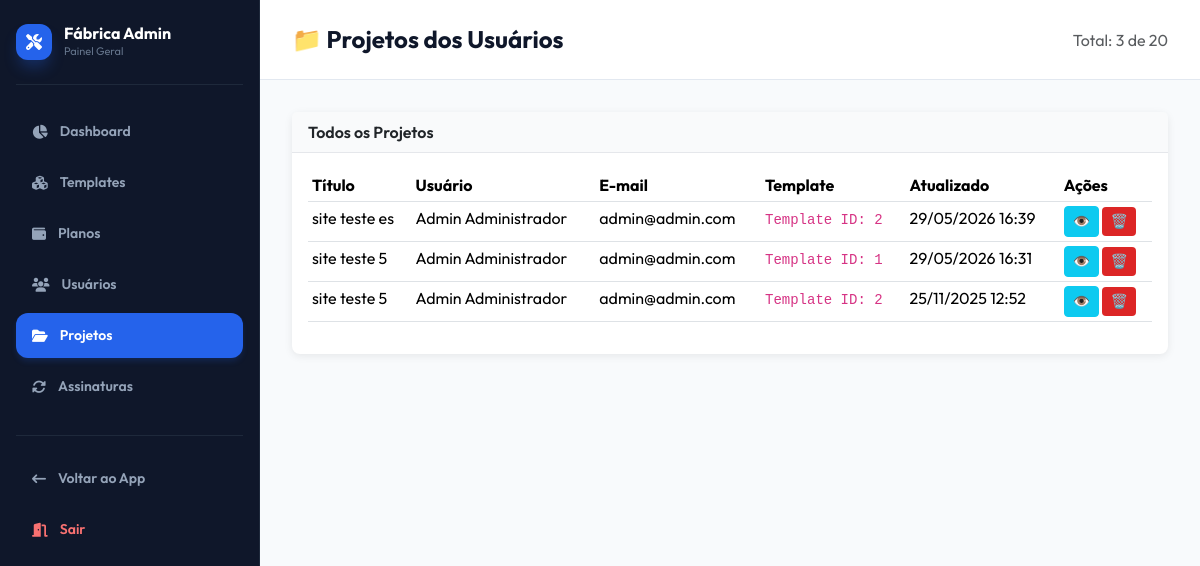
The app's page /projects (signed in), older data.
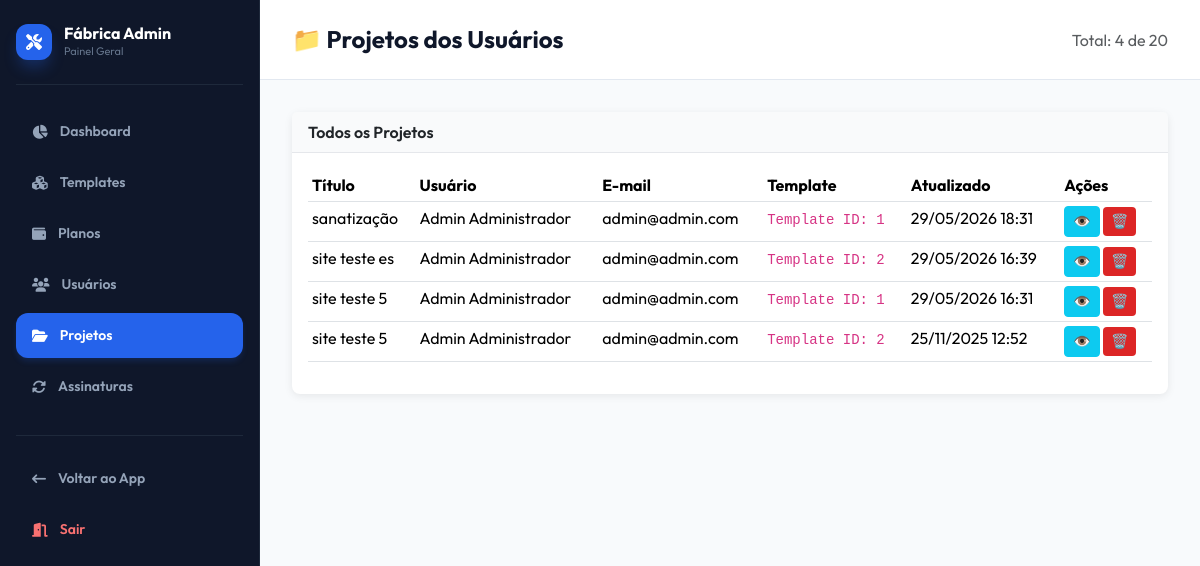
The same page, newer data.
### tables this page shows
CREATE TABLE projects (
                id INTEGER PRIMARY KEY AUTOINCREMENT,
                user_id INTEGER NOT NULL,
                template_id INTEGER,
                name TEXT NOT NULL,
                description TEXT,
                custom_domain TEXT UNIQUE,
                subdomain TEXT UNIQUE,
                preview_url TEXT,
                published_url TEXT,
                html_content LONGTEXT,
                downloads_count INTEGER DEFAULT 0,
                views_count INTEGER DEFAULT 0,
                status TEXT DEFAULT 'draft' CHECK(status IN ('draft', 'published', 'archived', 'deleted')),
                is_published INTEGER DEFAULT 0,
                created_at DATETIME DEFAULT CURRENT_TIMESTAMP,
                updated_at DATETIME DEFAULT CURRENT_TIMESTAMP,
                deleted_at DATETIME, seo_title TEXT DEFAULT NULL, seo_description TEXT DEFAULT NULL, seo_image TEXT DEFAULT NULL,
                FOREIGN KEY (user_id) REFERENCES users(id) ON DELETE CASCADE,
                FOREIGN KEY (template_id) REFERENCES templates_library(id) ON DELETE SET NULL
            );

CREATE TABLE users (
                id INTEGER PRIMARY KEY AUTOINCREMENT,
                name TEXT NOT NULL,
                email TEXT UNIQUE NOT NULL,
                password TEXT NOT NULL,
                role TEXT DEFAULT 'user' CHECK(role IN ('user', 'admin')),
                domains_used INTEGER DEFAULT 0,
                subdomains_used INTEGER DEFAULT 0,
                status TEXT DEFAULT 'active' CHECK(status IN ('active', 'inactive', 'suspended')),
                created_at DATETIME DEFAULT CURRENT_TIMESTAMP,
                updated_at DATETIME DEFAULT CURRENT_TIMESTAMP,
                deleted_at DATETIME
            );

### app/Controllers/AdminController.php (called while the page is built, shortened)
<?php
class AdminController
{
    private $pdo;
    public function __construct()
    {
        $this->pdo = require __DIR__ . '/../../config/database.php';
    }
    public function projects()
    {
        $page = (int)($_GET['page'] ?? 1);
        $perPage = 20;
        $offset = ($page - 1) * $perPage;
        $total = $this->pdo->query("SELECT COUNT(*) FROM projects")->fetchColumn();
        $projects = $this->pdo->query("
            SELECT p.*, u.name as user_name, u.email
            FROM projects p
            JOIN users u ON p.user_id = u.id
            ORDER BY p.updated_at DESC LIMIT $perPage OFFSET $offset
        ")->fetchAll(\PDO::FETCH_ASSOC);
        include __DIR__ . '/../Views/admin/projects.php';
    }
}

### public/index.php (called while the page is built, shortened)
<?php
require_once __DIR__ . '/../config/routes.php';

### config/database.php (called while the page is built, shortened)
<?php
$dbFile = __DIR__ . '/../database/app.db';
try {
    $pdo = new \PDO('sqlite:' . $dbFile);
    $pdo->setAttribute(\PDO::ATTR_ERRMODE, \PDO::ERRMODE_EXCEPTION);
    $pdo->exec('PRAGMA foreign_keys = ON');
    return $pdo;
} catch (\PDOException $e) {
    die('Erro ao conectar ao banco SQLite: ' . $e->getMessage());
}

### app/Views/admin/projects.php (the view, shortened to what the changed rows need)
<!DOCTYPE html>
<html lang="pt-BR">
<head>
    <link href="https://cdn.jsdelivr.net/npm/bootstrap@5.3.2/dist/css/bootstrap.min.css" rel="stylesheet">
    <link rel="stylesheet" href="https://cdnjs.cloudflare.com/ajax/libs/font-awesome/6.4.0/css/all.min.css">
</head>
<body>
    <div class="sidebar">
        <div class="sidebar-header">
            <div class="sidebar-logo">
                <i class="fa-solid fa-screwdriver-wrench text-base text-white"></i>
            </div>
            <div class="sidebar-brand">
                <h4>Fábrica Admin</h4>
                <p>Painel Geral</p>
            </div>
        </div>
        <a href="/admin">
            <i class="fa-solid fa-chart-pie text-lg"></i>
            <span>Dashboard</span>
        </a>
        <a href="/admin/templates">
            <i class="fa-solid fa-cubes text-lg"></i>
            <span>Templates</span>
        </a>
        <a href="/admin/plans">
            <i class="fa-solid fa-wallet text-lg"></i>
            <span>Planos</span>
        </a>
        <a href="/admin/users">
            <i class="fa-solid fa-users text-lg"></i>
            <span>Usuários</span>
        </a>
        <a href="/admin/projects" class="active">
            <i class="fa-solid fa-folder-open text-lg"></i>
            <span>Projetos</span>
        </a>
        <a href="/admin/subscriptions">
            <i class="fa-solid fa-rotate text-lg"></i>
            <span>Assinaturas</span>
        </a>
        <hr>
        <a href="/projects">
            <i class="fa-solid fa-arrow-left-long text-lg"></i>
            <span>Voltar ao App</span>
        </a>
        <a href="/logout" style="color: #f87171;" onmouseover="this.style.background='rgba(248, 113, 113, 0.1)'" onmouseout="this.style.background='transparent'">
            <i class="fa-solid fa-door-open text-lg"></i>
            <span>Sair</span>
        </a>
    </div>
    <div class="main-content">
        <div class="topbar">
            <h2>📁 Projetos dos Usuários</h2>
            <span class="text-muted">Total: <?= count($projects) ?> de <?= ceil($total / 20) * 20 ?></span>
        </div>
        <div class="content-area">
            <div class="card">
                <div class="card-header">
                    Todos os Projetos
                </div>
                <div class="card-body">
                    <table class="table table-hover table-sm">
                        <thead>
                            <tr>
                                <th>Título</th>
                                <th>Usuário</th>
                                <th>E-mail</th>
                                <th>Template</th>
                                <th>Atualizado</th>
                                <th>Ações</th>
                            </tr>
                        </thead>
                        <tbody>
                            <?php foreach ($projects as $proj): ?>
                            <tr>
                                <td><?= htmlspecialchars($proj['name'] ?? $proj['title'] ?? 'Sem Nome') ?></td>
                                <td><?= htmlspecialchars($proj['user_name'] ?? 'Desconhecido') ?></td>
                                <td><?= htmlspecialchars($proj['email'] ?? '—') ?></td>
                                <td><code>Template ID: <?= htmlspecialchars($proj['template_id'] ?? $proj['template'] ?? 'Nenhum') ?></code></td>
                                <td><?= date('d/m/Y H:i', strtotime($proj['updated_at'])) ?></td>
                                <td>
                                    <a href="/editor?id=<?= $proj['id'] ?>" class="btn btn-sm btn-info"
                                        target="_blank">👁️</a>
                                    <button class="btn btn-sm btn-danger"
                                        onclick="deleteProject(<?= $proj['id'] ?>)">🗑️</button>
                                </td>
                            </tr>
                            <?php endforeach; ?>
                        </tbody>
                    </table>
                </div>
            </div>
        </div>
    </div>
</body>
</html>

Row changes from the older to the newer data that the page shows:
added projects: name "sanatização", user.name "Admin Administrador", user.email "admin@admin.com", template "1", updated_at "29/05/2026 18:31"
Text that changed along with them:
count($projects): "3" → "4"
